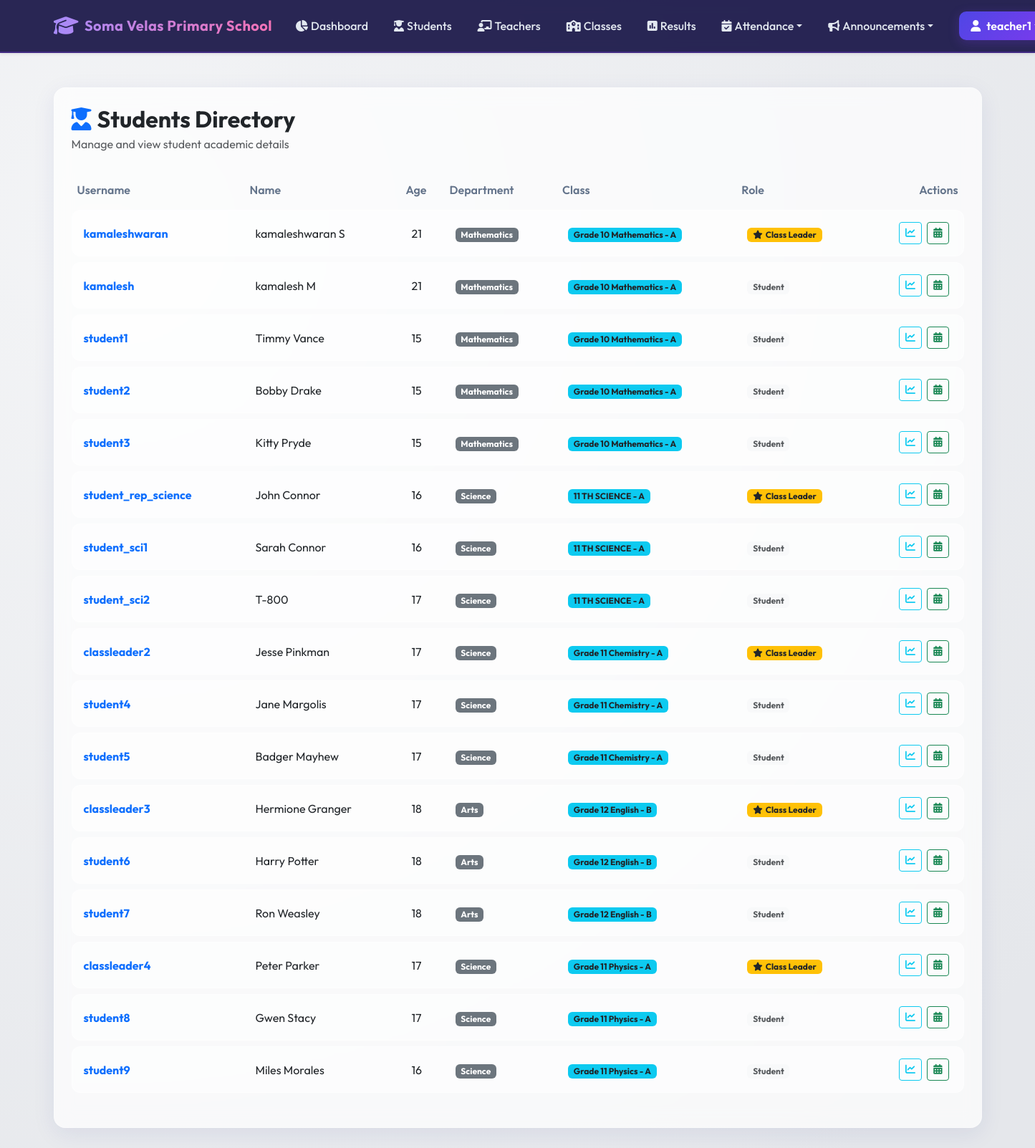
/academic/students (signed in), run on the app's committed database.
### models.py (models this page shows, shortened)
class User(db.Model):
    __tablename__ = 'users'
    id = db.Column(db.Integer, primary_key=True)
    username = db.Column(db.String(100), unique=True, nullable=False)
    password_hash = db.Column(db.String(255), nullable=False)
    role_id = db.Column(db.Integer, db.ForeignKey('roles.id'), nullable=False)
    is_active = db.Column(db.Boolean, default=True, nullable=False)
    created_at = db.Column(db.DateTime, default=datetime.utcnow)
    teacher_profile = db.relationship('Teacher', backref='user', uselist=False, cascade="all, delete-orphan")
    student_profile = db.relationship('Student', backref='user', uselist=False, cascade="all, delete-orphan")
    def has_permission(self, perm_name):
        return any(p.name == perm_name for p in self.role.permissions)

class Student(db.Model):
    __tablename__ = 'students'
    id = db.Column(db.Integer, primary_key=True)
    user_id = db.Column(db.Integer, db.ForeignKey('users.id', ondelete='CASCADE'), unique=True, nullable=False)
    name = db.Column(db.String(100), nullable=False)
    age = db.Column(db.Integer)
    department = db.Column(db.String(100))
    class_id = db.Column(db.Integer, db.ForeignKey('classes.id', ondelete='SET NULL'), nullable=True)
    is_representative = db.Column(db.Boolean, default=False, nullable=False)
    attendance_records = db.relationship('Attendance', backref='student', cascade="all, delete-orphan", lazy=True)
    results = db.relationship('Result', backref='student', cascade="all, delete-orphan", lazy=True)

class Class(db.Model):
    __tablename__ = 'classes'
    id = db.Column(db.Integer, primary_key=True)
    class_name = db.Column(db.String(100), nullable=False)
    section = db.Column(db.String(20), nullable=False)
    teacher_id = db.Column(db.Integer, db.ForeignKey('teachers.id', ondelete='SET NULL'), nullable=True)
    students = db.relationship('Student', backref='class_', lazy=True)
    announcements = db.relationship('Announcement', backref='class_', cascade="all, delete-orphan", lazy=True)
    attendance_records = db.relationship('Attendance', backref='class_', cascade="all, delete-orphan", lazy=True)
    def __repr__(self):
        return f"{self.class_name} - {self.section}"

### blueprints/academic.py (the view)
@academic_bp.route('/students')
@login_required
def students_list():
    user = g.current_user
    if user.role.name in ['Principal', 'Teacher']:
        students = Student.query.all()
    elif user.role.name == 'Student Representative' and user.student_profile:
        class_id = user.student_profile.class_id
        if class_id:
            students = Student.query.filter_by(class_id=class_id).all()
        else:
            students = []
    else:
        flash("You are not authorized to view the student list.", "warning")
        return redirect(url_for('academic.student_results', student_id=user.student_profile.id))
    return render_template('academic/student_list.html', students=students)

### templates/academic/student_list.html (shortened to what this page needs)
{% extends "base.html" %}
{% block content %}
<div class="glass-panel p-4">
    <div class="d-flex justify-content-between align-items-center mb-4 flex-wrap">
        <div>
            <h2 class="fw-bold mb-1 text-dark"><i class="fa-solid fa-user-graduate me-2 text-primary"></i>Students Directory</h2>
            <p class="text-muted mb-0">Manage and view student academic details</p>
        </div>
    </div>
    <div class="table-responsive">
        <table class="table table-premium w-100">
            <thead>
                <tr>
                    <th>Username</th>
                    <th>Name</th>
                    <th>Age</th>
                    <th>Department</th>
                    <th>Class</th>
                    <th>Role</th>
                    <th class="text-end">Actions</th>
                </tr>
            </thead>
            <tbody>
                {% if students %}
                    {% for student in students %}
                        <tr>
                            <td><strong class="text-primary">{{ student.user.username }}</strong></td>
                            <td>{{ student.name }}</td>
                            <td>{{ student.age }}</td>
                            <td><span class="badge bg-secondary">{{ student.department }}</span></td>
                            <td>
                                {% if student.class_ %}
                                    <span class="badge bg-info text-dark">{{ student.class_ }}</span>
                                {% else %}
                                    <span class="badge bg-light text-muted">Unassigned</span>
                                {% endif %}
                            </td>
                            <td>
                                {% if student.is_representative %}
                                    <span class="badge bg-warning text-dark"><i class="fa-solid fa-star me-1"></i>Class Leader</span>
                                {% else %}
                                    <span class="badge bg-light text-muted">Student</span>
                                {% endif %}
                            </td>
                            <td class="text-end">
                                <a href="{{ url_for('academic.student_results', student_id=student.id) }}" class="btn btn-sm btn-outline-info me-1" title="View Results">
                                    <i class="fa-solid fa-chart-line"></i>
                                </a>
                                <a href="{{ url_for('attendance.student_attendance', student_id=student.id) }}" class="btn btn-sm btn-outline-success me-1" title="View Attendance">
                                    <i class="fa-solid fa-calendar-days"></i>
                                </a>
                            </td>
                        </tr>
                    {% endfor %}
                {% endif %}
            </tbody>
        </table>
    </div>
</div>
{% endblock %}

### templates/base.html (shortened to what this page needs)
<!DOCTYPE html>
<html lang="en">
<head>
    <link href="https://cdn.jsdelivr.net/npm/bootstrap@5.3.0/dist/css/bootstrap.min.css" rel="stylesheet">
    <link href="https://cdnjs.cloudflare.com/ajax/libs/font-awesome/6.4.0/css/all.min.css" rel="stylesheet">
    <link href="{{ url_for('static', filename='css/portal.css') }}" rel="stylesheet">
</head>
<body>
    <nav class="navbar navbar-expand-lg navbar-dark navbar-premium py-3 mb-4 shadow-sm">
        <div class="container">
            <a class="navbar-brand d-flex align-items-center" href="{{ url_for('root') }}">
                <i class="fa-solid fa-graduation-cap me-2 fs-3"></i>
                <span>Soma Velas Primary School</span>
            </a>
            <div class="collapse navbar-collapse" id="navbarNav">
                <ul class="navbar-nav ms-auto align-items-center gap-1">
                    {% if current_user %}
                        <li class="nav-item">
                            <a class="nav-link nav-link-premium d-flex align-items-center" href="{{ url_for('home') }}">
                                <i class="fa-solid fa-chart-pie me-1"></i> Dashboard
                            </a>
                        </li>
                        {% if current_user.role.name in ['Principal', 'Teacher', 'Student Representative'] %}
                            <li class="nav-item">
                                <a class="nav-link nav-link-premium d-flex align-items-center" href="{{ url_for('academic.students_list') }}">
                                    <i class="fa-solid fa-user-graduate me-1"></i> Students
                                </a>
                            </li>
                        {% endif %}
                        {% if current_user.role.name in ['Principal', 'Teacher'] %}
                            <li class="nav-item">
                                <a class="nav-link nav-link-premium d-flex align-items-center" href="{{ url_for('academic.teachers_list') }}">
                                    <i class="fa-solid fa-chalkboard-user me-1"></i> Teachers
                                </a>
                            </li>
                        {% endif %}
                        <li class="nav-item">
                            <a class="nav-link nav-link-premium d-flex align-items-center" href="{{ url_for('academic.classes_list') }}">
                                <i class="fa-solid fa-school me-1"></i> Classes
                            </a>
                        </li>
                        <li class="nav-item">
                            <a class="nav-link nav-link-premium d-flex align-items-center" href="{{ url_for('academic.results_list') }}">
                                <i class="fa-solid fa-square-poll-vertical me-1"></i> Results
                            </a>
                        </li>
                        <li class="nav-item dropdown">
                            <a class="nav-link nav-link-premium dropdown-toggle d-flex align-items-center" href="#" id="navbarDropdown" role="button" data-bs-toggle="dropdown" aria-expanded="false">
                                <i class="fa-solid fa-calendar-check me-1"></i> Attendance
                            </a>
                        </li>
                        <li class="nav-item dropdown">
                            <a class="nav-link nav-link-premium dropdown-toggle d-flex align-items-center" href="#" id="navbarAnnouncementsDropdown" role="button" data-bs-toggle="dropdown" aria-expanded="false">
                                <i class="fa-solid fa-bullhorn me-1"></i> Announcements
                            </a>
                        </li>
                        <li class="nav-item ms-lg-3">
                            <div class="dropdown">
                                <a class="btn btn-premium px-3 py-2 d-flex align-items-center dropdown-toggle" href="#" role="button" id="userMenuLink" data-bs-toggle="dropdown" aria-expanded="false">
                                    <i class="fa-solid fa-user me-2"></i> {{ current_user.username }}
                                </a>
                            </div>
                        </li>
                    {% else %}
                        <li class="nav-item">
                            <a class="btn btn-premium px-4" href="{{ url_for('auth.login') }}">
                                <i class="fa-solid fa-right-to-bracket me-2"></i> Login
                            </a>
                        </li>
                    {% endif %}
                </ul>
            </div>
        </div>
    </nav>
    <div class="container my-5">
        <div class="row justify-content-center">
            <div class="col-12">
                {% block content %}{% endblock %}
            </div>
        </div>
    </div>
</body>
</html>

### static/css/portal.css (style rules this page uses)
:root { --primary-gradient: linear-gradient(135deg, #4f46e5 0%, #7c3aed 100%); --glass-bg: rgba(255, 255, 255, 0.7); --glass-border: rgba(255, 255, 255, 0.3); --dark-primary: #1e1b4b; --dark-secondary: #312e81; --accent: #f43f5e; --success: #10b981; --warning: #f59e0b; --info: #06b6d4; --text-main: #1e293b; --text-muted: #64748b; --bg-main: #f8fafc; }
body { font-family: 'Outfit', sans-serif; background: radial-gradient(circle at 10% 20%, rgba(243, 244, 246, 1) 0%, rgba(229, 231, 235, 1) 90%); min-height: 100vh; color: var(--text-main); overflow-x: hidden; }
.glass-panel { background: var(--glass-bg); backdrop-filter: blur(12px); -webkit-backdrop-filter: blur(12px); border: 1px solid var(--glass-border); border-radius: 16px; box-shadow: 0 8px 32px 0 rgba(31, 38, 135, 0.08); transition: all 0.3s cubic-bezier(0.4, 0, 0.2, 1); }
.navbar-premium { background: rgba(30, 27, 75, 0.95) !important; backdrop-filter: blur(8px); border-bottom: 2px solid rgba(124, 58, 237, 0.3); }
.navbar-brand { font-weight: 700; letter-spacing: 0.5px; background: linear-gradient(to right, #a78bfa, #f472b6); -webkit-background-clip: text; -webkit-text-fill-color: transparent; }
.nav-link-premium { color: #e2e8f0 !important; font-weight: 500; padding: 0.5rem 1rem !important; border-radius: 8px; transition: all 0.2s ease; }
.btn-premium { background: var(--primary-gradient); color: white !important; border: none; font-weight: 600; border-radius: 10px; padding: 0.6rem 1.5rem; box-shadow: 0 4px 15px rgba(124, 58, 237, 0.25); transition: all 0.2s ease; }
.table-premium { border-collapse: separate; border-spacing: 0 8px; }
.table-premium tr { border-radius: 12px; }
.table-premium th { background: transparent; border: none; font-weight: 600; color: var(--text-muted); }
.table-premium td { background: rgba(255, 255, 255, 0.55); border: none; border-top: 1px solid rgba(255, 255, 255, 0.4); border-bottom: 1px solid rgba(255, 255, 255, 0.4); padding: 1rem; vertical-align: middle; }
.table-premium td:first-child { border-left: 1px solid rgba(255, 255, 255, 0.4); border-top-left-radius: 12px; border-bottom-left-radius: 12px; }
.table-premium td:last-child { border-right: 1px solid rgba(255, 255, 255, 0.4); border-top-right-radius: 12px; border-bottom-right-radius: 12px; }

### data on the page
User: username "teacher1"
Student: user.username "kamaleshwaran", name "kamaleshwaran S", age "21", department "Mathematics", class_ "Grade 10 Mathematics - A", is_representative True (drawn)
Student: user.username "kamalesh", name "kamalesh M", age "21", department "Mathematics", class_ "Grade 10 Mathematics - A", is_representative "Student"
Student: user.username "student1", name "Timmy Vance", age "15", department "Mathematics", class_ "Grade 10 Mathematics - A", is_representative "Student"
Student: user.username "student2", name "Bobby Drake", age "15", department "Mathematics", class_ "Grade 10 Mathematics - A", is_representative "Student"
Student: user.username "student3", name "Kitty Pryde", age "15", department "Mathematics", class_ "Grade 10 Mathematics - A", is_representative "Student"
Student: user.username "student_rep_science", name "John Connor", age "16", department "Science", class_ "11 TH SCIENCE - A", is_representative True (drawn)
Student: user.username "student_sci1", name "Sarah Connor", age "16", department "Science", class_ "11 TH SCIENCE - A", is_representative "Student"
Student: user.username "student_sci2", name "T-800", age "17", department "Science", class_ "11 TH SCIENCE - A", is_representative "Student"
Student: user.username "classleader2", name "Jesse Pinkman", age "17", department "Science", class_ "Grade 11 Chemistry - A", is_representative True (drawn)
Student: user.username "student4", name "Jane Margolis", age "17", department "Science", class_ "Grade 11 Chemistry - A", is_representative "Student"
Student: user.username "student5", name "Badger Mayhew", age "17", department "Science", class_ "Grade 11 Chemistry - A", is_representative "Student"
Student: user.username "classleader3", name "Hermione Granger", age "18", department "Arts", class_ "Grade 12 English - B", is_representative True (drawn)
Student: user.username "student6", name "Harry Potter", age "18", department "Arts", class_ "Grade 12 English - B", is_representative "Student"
Student: user.username "student7", name "Ron Weasley", age "18", department "Arts", class_ "Grade 12 English - B", is_representative "Student"
Student: user.username "classleader4", name "Peter Parker", age "17", department "Science", class_ "Grade 11 Physics - A", is_representative True (drawn)
Student: user.username "student8", name "Gwen Stacy", age "17", department "Science", class_ "Grade 11 Physics - A", is_representative "Student"
Student: user.username "student9", name "Miles Morales", age "16", department "Science", class_ "Grade 11 Physics - A", is_representative "Student"
